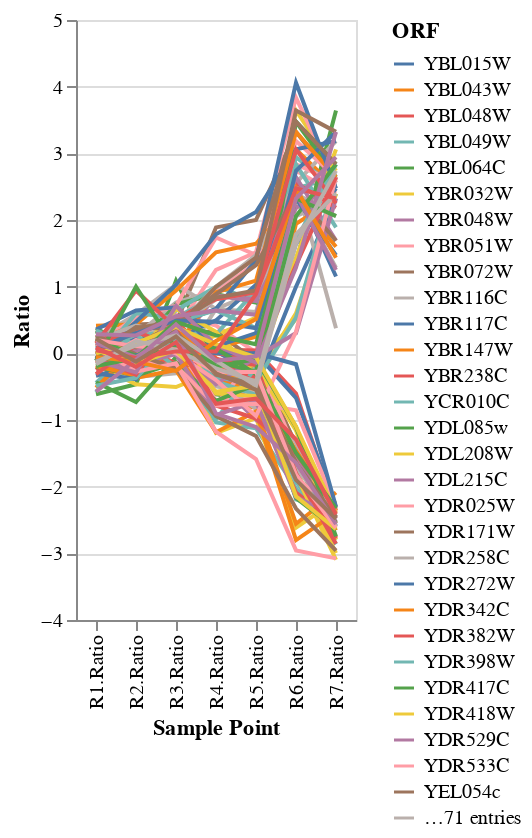

Here is the notebook cell this chart was saved with:
### Markdown cell above
### Redo the plot

### Code cell
plot_df = df_subset.set_index('ORF').drop('Name',axis=1).sample(n=100)
plot_df.columns.name = 'Sample Point'
plot_df = plot_df.stack().to_frame()
plot_df.columns=["Ratio"]
plot_df = plot_df.reset_index()
alt.Chart(plot_df).mark_line().encode(
    x='Sample Point:N',
    y='Ratio',
    color='ORF'
)

### Figure 1 — Vega-Lite specification as saved in the notebook (floating-point values rounded to 4 significant figures; data arrays with more than 128 entries replaced by an {"elided": "..."} marker saying what was removed)
{"config": {"view": {"continuousWidth": 300, "continuousHeight": 300}}, "data": {"name": "data-895d11835a864a5ac59df1854205704d"}, "mark": {"type": "line"}, "encoding": {"color": {"field": "ORF", "type": "nominal"}, "x": {"field": "Sample Point", "type": "nominal"}, "y": {"field": "Ratio", "type": "quantitative"}}, "$schema": "https://vega.github.io/schema/vega-lite/v5.20.1.json", "datasets": {"data-895d11835a864a5ac59df1854205704d": {"elided": "700 records"}}}
